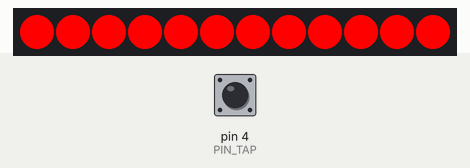
This sketch was run on a simulated Arduino Uno, built with avr-gcc and run on an emulated ATmega328P. Parts: 12 RGB LEDs in strip order, left to right. The inputs (shaded band) are chosen by the test bench; at power-on: pin 4 (PIN_TAP) LOW.

Above: at 1.2 s.
1.3 s: pin 4 (PIN_TAP) driven HIGH
At 2.3 s:
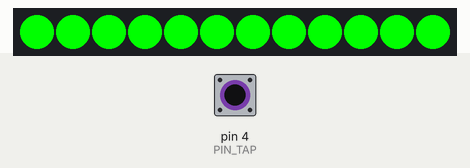
2.8 s: pin 4 (PIN_TAP) pulsed LOW 5 times (0.12 s each, 0.3 s apart)
At 3.07 s:
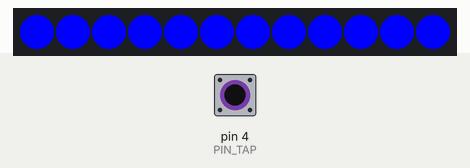
At 3.67 s:
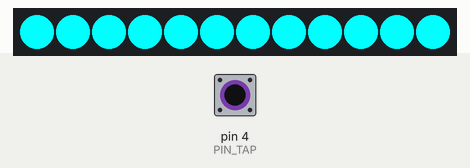
Timing chart, 0 to 5.8 s (numbered marks = the images above; inputs shaded):
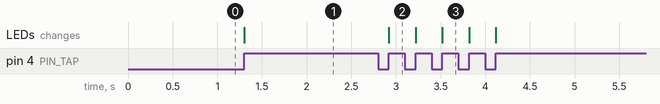

The sketch:

neoTouch.ino
```cpp
#include <Adafruit_NeoPixel.h>

// Definición de pines
#define PIN_TAP 4       // Pin donde está conectado el módulo táctil
#define PIN_NEOPIXEL 7  // Pin donde está conectado el anillo de LEDs

// Configuración del Neopixel Ring
#define NUMPIXELS 12    // Número de LEDs en el anillo

// Definición de colores en formato RGB
const uint32_t RED = Adafruit_NeoPixel::Color(255, 0, 0);      // Rojo
const uint32_t GREEN = Adafruit_NeoPixel::Color(0, 255, 0);    // Verde
const uint32_t BLUE = Adafruit_NeoPixel::Color(0, 0, 255);     // Azul
const uint32_t YELLOW = Adafruit_NeoPixel::Color(255, 255, 0); // Amarillo
const uint32_t CYAN = Adafruit_NeoPixel::Color(0, 255, 255);   // Cian
const uint32_t MAGENTA = Adafruit_NeoPixel::Color(255, 0, 255);// Magenta

// Array de colores para cambiar entre ellos
const uint32_t COLORS[] = {RED, GREEN, BLUE, YELLOW, CYAN, MAGENTA};
const uint8_t NUM_COLORS = sizeof(COLORS) / sizeof(COLORS[0]); // Número total de colores

// Inicialización del anillo de LEDs
Adafruit_NeoPixel pixels(NUMPIXELS, PIN_NEOPIXEL, NEO_GRB + NEO_KHZ800);

// Variables para el estado del módulo táctil
bool tapState = false;        // Estado actual del módulo táctil
bool tapPreviousState = false;// Estado anterior del módulo táctil
uint8_t colorIndex = 0;       // Índice del color actual en el array de colores

void setup() {
  // Configuración del pin del módulo táctil como entrada
  pinMode(PIN_TAP, INPUT);

  // Inicializar el anillo de LEDs
  pixels.begin();
  pixels.show();  // Inicializar todos los LEDs apagados

  // Inicializar la comunicación serial para depuración
  Serial.begin(9600);

  // Encender los LEDs con el primer color
  changeColor(colorIndex);
}

void loop() {
  // Leer el estado del módulo táctil
  tapState = digitalRead(PIN_TAP);

  // Detectar si el estado ha cambiado de no presionado a presionado
  if (tapState == HIGH && tapPreviousState == LOW) {
    // Cambiar al siguiente color en la lista
    colorIndex = (colorIndex + 1) % NUM_COLORS;
    changeColor(colorIndex);
  }

  // Guardar el estado actual del módulo táctil para la próxima iteración
  tapPreviousState = tapState;
}

// Función para cambiar el color de los LEDs
void changeColor(uint8_t index) {
  // Obtener el color del array de colores según el índice
  uint32_t color = COLORS[index];

  // Encender todos los LEDs con el color seleccionado
  for (int i = 0; i < NUMPIXELS; i++) {
    pixels.setPixelColor(i, color);
  }
  pixels.show(); // Actualizar el anillo de LEDs para mostrar el nuevo color
}
```

Measured:
- after the input at 1.3 s, the LEDs: change at once (image 1)
- after the input at 2.8 s, the LEDs: change after 0.12 s (image 2)
